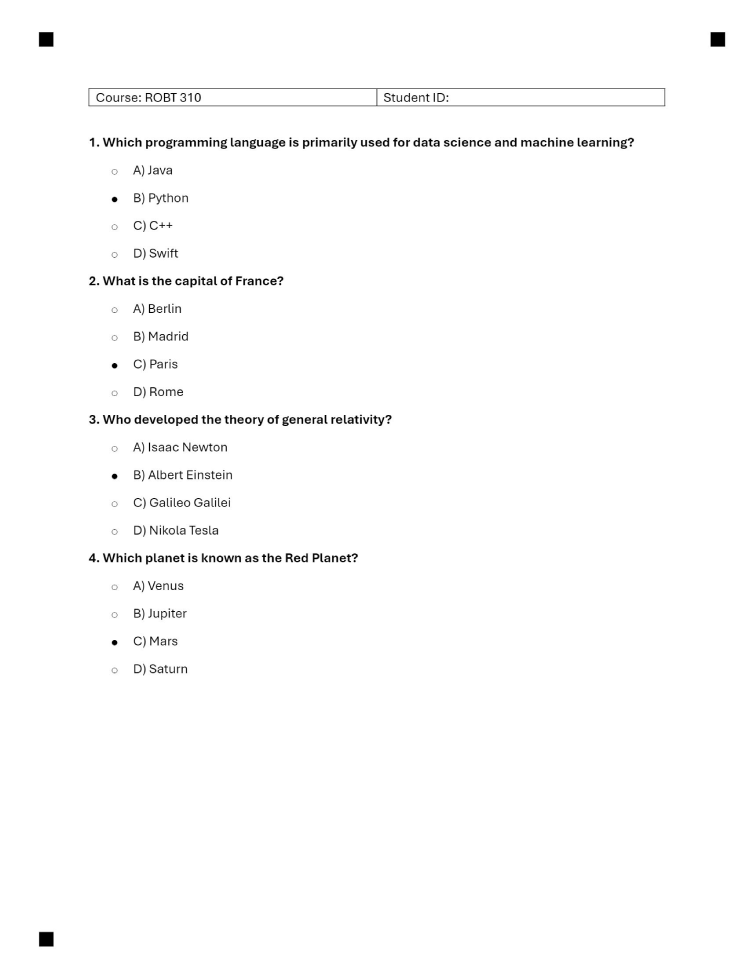
#> input picture correct.jpg, 3767 x 4873 px (shown at 1/5 size); the run also reads 1 picture not shown here
$ python main.py
#> lines starting #> are read from the running program, lines starting #| are printed output that depends on the picture; after the words box and inside, x2 and y2 are one past the last pixel; in counts of white or black regions, pixels touching at a corner belong together
import cv2
import numpy as np
import math

def distance(point1, point2):
    return math.sqrt((point1[0] - point2[0])**2 + (point1[1] - point2[1])**2)

def roi(origin_binary):
    contours, _ = cv2.findContours(origin_binary, cv2.RETR_EXTERNAL, cv2.CHAIN_APPROX_SIMPLE)

    black_squares = []
    for contour in contours:
        # Approximate the contour to a polygon
        epsilon = 0.02 * cv2.arcLength(contour, True)
        approx = cv2.approxPolyDP(contour, epsilon, True)

        # Check if the contour has 4 vertices (i.e., it is a square)
        if len(approx) == 4:
            # Calculate the area of the contour
            area = cv2.contourArea(contour)

            # Check if the area is within a reasonable range for a square
            if area > 100:  # Adjust this threshold based on your image
                black_squares.append(approx)

    centers = []
    for square in black_squares:
        M = cv2.moments(square)
        if M["m00"] != 0:
            cX = int(M["m10"] / M["m00"])
            cY = int(M["m01"] / M["m00"])
            centers.append((cX, cY))

    if not centers:
        return [-1,-1,-1,-1]
    centers = np.array(centers)
    x_min = int(np.min(centers[:, 0]))
    y_min = int(np.min(centers[:, 1]))
    x_max = int(np.max(centers[:, 0]))
    y_max = int(np.max(centers[:, 1]))
    return {'x_min': x_min, 'y_min': y_min, 'x_max': x_max, 'y_max': y_max}


def read_origin(origin_path):
    correct_answers = []

    origin = cv2.imread(origin_path)
    origin_gray = cv2.cvtColor(origin, cv2.COLOR_BGR2GRAY)
    _, origin_binary = cv2.threshold(origin_gray, 50, 255, cv2.THRESH_BINARY_INV)
    roi_result = roi(origin_binary)

    cv2.rectangle(origin, (roi_result['x_min'], roi_result['y_min']), (roi_result['x_max'], roi_result['y_max']), (0, 0, 255), 2)
    cropped_origin = origin[roi_result['y_min']:roi_result['y_max'], roi_result['x_min']:roi_result['x_max']]
    cropped_origin_binary = origin_binary[roi_result['y_min']:roi_result['y_max'], roi_result['x_min']:roi_result['x_max']]

    contours, _ = cv2.findContours(cropped_origin_binary, cv2.RETR_EXTERNAL, cv2.CHAIN_APPROX_SIMPLE)
    white_dots = []
    for contour in contours:
        area = cv2.contourArea(contour)
        if 440 < area < 480:
            perimeter = cv2.arcLength(contour, True)
            circularity = 4 * np.pi * area / (perimeter * perimeter)

            if 0.4 <= circularity <= 0.9:
                white_dots.append(contour)

    for dot in white_dots:
        (x, y), radius = cv2.minEnclosingCircle(dot)
        center = (int(x), int(y))
        radius = int(radius) + 10
        correct_answers.append({'center': center, 'radius': radius})
        cv2.circle(cropped_origin, center, radius + 10, (255, 255, 0), 4)
    cv2.imwrite('origin_cropped.jpg', cropped_origin)

    return {'correct_answers': correct_answers, 'roi': roi_result}


def read_student(student_path):
    student_answers = []
    student = cv2.imread(student_path)
    student_gray = cv2.cvtColor(student, cv2.COLOR_BGR2GRAY)
    _, student_binary = cv2.threshold(student_gray, 50, 255, cv2.THRESH_BINARY_INV)
    roi_result = roi(student_binary)

    cv2.rectangle(student, (roi_result['x_min'], roi_result['y_min']), (roi_result['x_max'], roi_result['y_max']),
                  (0, 0, 255), 2)
    cropped_student = student[roi_result['y_min']:roi_result['y_max'], roi_result['x_min']:roi_result['x_max']]
    cropped_student_binary = student_binary[roi_result['y_min']:roi_result['y_max'],
                            roi_result['x_min']:roi_result['x_max']]

    contours, _ = cv2.findContours(cropped_student_binary, cv2.RETR_EXTERNAL, cv2.CHAIN_APPROX_SIMPLE)
    white_dots = []
    for contour in contours:
        area = cv2.contourArea(contour)
        if 440 < area < 480:
            perimeter = cv2.arcLength(contour, True)
            circularity = 4 * np.pi * area / (perimeter * perimeter)

            if 0.4 <= circularity <= 0.9:
                white_dots.append(contour)

    for dot in white_dots:
        (x, y), radius = cv2.minEnclosingCircle(dot)
        center = (int(x), int(y))
        radius = int(radius) + 10
        student_answers.append({'center': center, 'radius': radius})
        cv2.circle(cropped_student, center, radius + 10, (255, 255, 0), 4)
    cv2.imwrite('student_cropped.jpg', cropped_student)

    return {'student_answers': student_answers, 'roi': roi_result}


def score(correct_answers,student_answers, roi_origin, roi_stundent, origin, student):

    origin = cv2.imread(origin)
    student = cv2.imread(student)
    cropped_origin = origin[roi_origin['y_min']:roi_origin['y_max'], roi_origin['x_min']:roi_origin['x_max']]
    cropped_student = student[roi_stundent['y_min']:roi_stundent['y_max'], roi_stundent['x_min']:roi_stundent['x_max']]
    difference = cv2.subtract(cropped_origin, cropped_student)
    difference_gray = cv2.cvtColor(difference, cv2.COLOR_BGR2GRAY)

    contours, _ = cv2.findContours(difference_gray, cv2.RETR_EXTERNAL, cv2.CHAIN_APPROX_SIMPLE)

    circle_count = 0
    for contour in contours:

        epsilon = 0.02 * cv2.arcLength(contour, True)
        approx = cv2.approxPolyDP(contour, epsilon, True)
        if len(approx) > 3:
            (x, y), radius = cv2.minEnclosingCircle(contour)
            center = (int(x), int(y))
            radius = int(radius)
            area = cv2.contourArea(contour)
            if 10 < area < 600:
                cv2.circle(difference, center, radius, (0, 255, 0), 4)
                circle_count += 1

    # Check if student circles are within any correct circle
    inside_occurrences = []
    for s_index, s_circle in enumerate(student_answers):
        for c_index, c_circle in enumerate(correct_answers):
            dist = distance(s_circle['center'], c_circle['center'])
            if dist <= c_circle['radius']:
                inside_occurrences.append((s_index, c_index))  # Save indices of student and correct circles

    print(f"Number of incorrect answers detected: {circle_count}")
    print(f"Number of correct answers detected: {len(inside_occurrences)}")

    if len(inside_occurrences) == len(correct_answers) - circle_count:
        return len(inside_occurrences)
    else:
        return max(len(inside_occurrences), len(correct_answers) - circle_count)


def main():
    correct_path = 'correct.jpg'
    student_path = 'student.jpg'
    origin_analyze = read_origin(correct_path)
#> in read_origin, origin is the input picture: shape (4873, 3767, 3); min 0, max 255, mean 252.2
#> in read_origin, `_, origin_binary = cv2.threshold(origin_gray, 50, 255, cv2.THRESH_BINA..`:
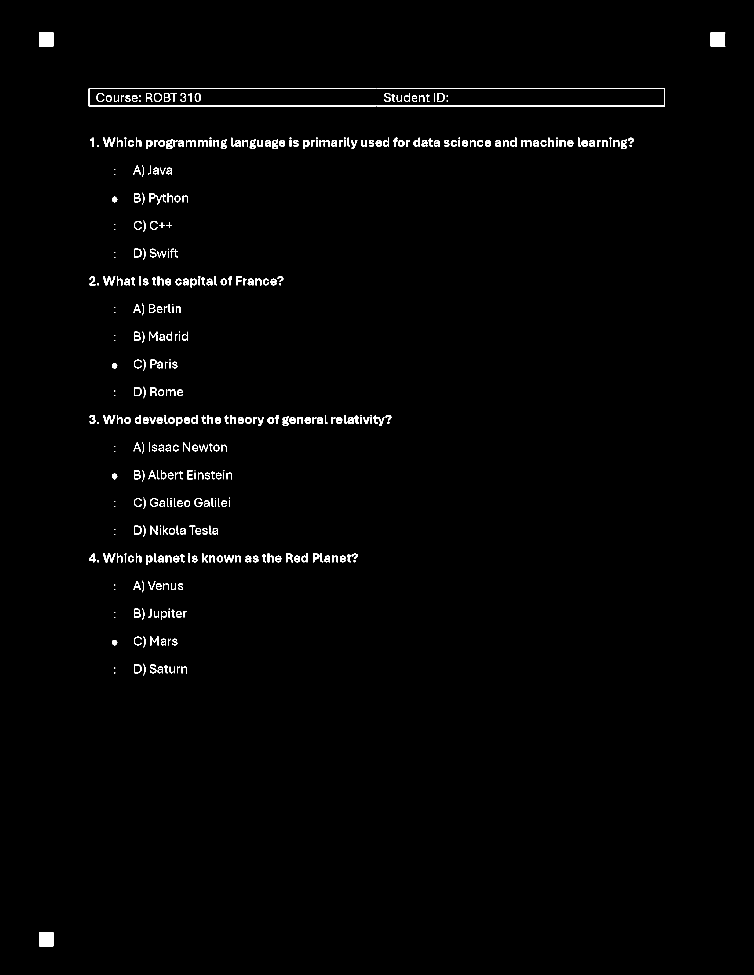
#> origin_binary: shape (4873, 3767) (shown at 1/5 size); 0.8% white; 465 white regions (62 under 20 px)
#> in roi, `contours, _ = cv2.findContours(origin_binary, cv2.RETR_EXTERNAL, cv2.C..`: contours = 465 contours, 71 with area under 20; largest, box (x1, y1, x2, y2) and area: (444, 443, 3325, 531) 5926, (3554, 162, 3626, 232) 4766, (196, 4661, 266, 4731) 4761, (196, 162, 266, 232) 4761, (770, 465, 809, 509) 1309
#> the loop in roi, `for contour in contours:` made 465 passes
#> (epsilon, approx, area) on passes 1, 10, 32: (5.52, [[196, 4661], [196, 4730], [265, 4730], [265, 4661]], 4761), (1.38, [[871, 3333], [871, 3356], [869, 3360], [872, 3365]], 39), (1.44, [[844, 3055], [844, 3087], [848, 3087], [848, 3055]], 128)
#> (epsilon, area) on passes 71, 77, 87, 105, 110, 179: (1.52, 192), (1.4, 96), (1.95, 191), (1.36, 64), (1.82, 46), (1.88, 172)
#> after the loop in roi, `for contour in contours:`: black_squares = 14 contours; largest, box (x1, y1, x2, y2) and area: (3554, 162, 3626, 232) 4830, (196, 4661, 266, 4731) 4761, (196, 162, 266, 232) 4761, (943, 2778, 950, 2811) 192, (1801, 2086, 1808, 2119) 192
#> the loop in roi, `for square in black_squares:` made 14 passes
#> (square, cX, cY) on passes 1 to 10: ([[196, 4661], [196, 4730], [265, 4730], [265, 4661]], 230, 4695), ([[844, 3055], [844, 3087], [848, 3087], [848, 3055]], 846, 3071), ([[943, 2778], [943, 2810], [949, 2810], [949, 2778]], 946, 2794), ([[1012, 2767], [1012, 2810], [1015, 2810], [1017, 2770]], 1014, 2787), ([[745, 2213], [745, 2256], [749, 2256], [749, 2213]], 747, 2234), ([[1801, 2086], [1801, 2118], [1807, 2118], [1807, 2086]], 1804, 2102), ([[697, 1393], [697, 1425], [703, 1425], [703, 1393]], 700, 1409), ([[3050, 700], [3050, 732], [3054, 732], [3054, 700]], 3052, 716), ([[2294, 700], [2294, 732], [2299, 732], [2299, 700]], 2296, 716), ([[1449, 700], [1449, 732], [1455, 732], [1455, 700]], 1452, 716)
#> after the loop in roi, `for square in black_squares:`: centers = [(230, 4695), (846, 3071), (946, 2794), (1014, 2787), (747, 2234), (1804, 2102), (700, 1409), (3052, 716), (2296, 716), (1452, 716), (1052, 716), (950, 472), (3589, 196), (230, 196)]
#> in roi, `centers = np.array(centers)`: centers = 14 rows, first 8: [230, 4695], [846, 3071], [946, 2794], [1014, 2787], [747, 2234], [1804, 2102], [700, 1409], [3052, 716]
#> in roi, `x_min = int(np.min(centers[:, 0]))`: x_min = 230
#> in roi, `y_min = int(np.min(centers[:, 1]))`: y_min = 196
#> in roi, `x_max = int(np.max(centers[:, 0]))`: x_max = 3589
#> in roi, `y_max = int(np.max(centers[:, 1]))`: y_max = 4695
#> in read_origin, `roi_result = roi(origin_binary)`: roi_result = {'x_min': 230, 'y_min': 196, 'x_max': 3589, 'y_max': 4695}
#> in read_origin, `cropped_origin = origin[roi_result['y_min']:roi_result['y_max'], roi_r..`:
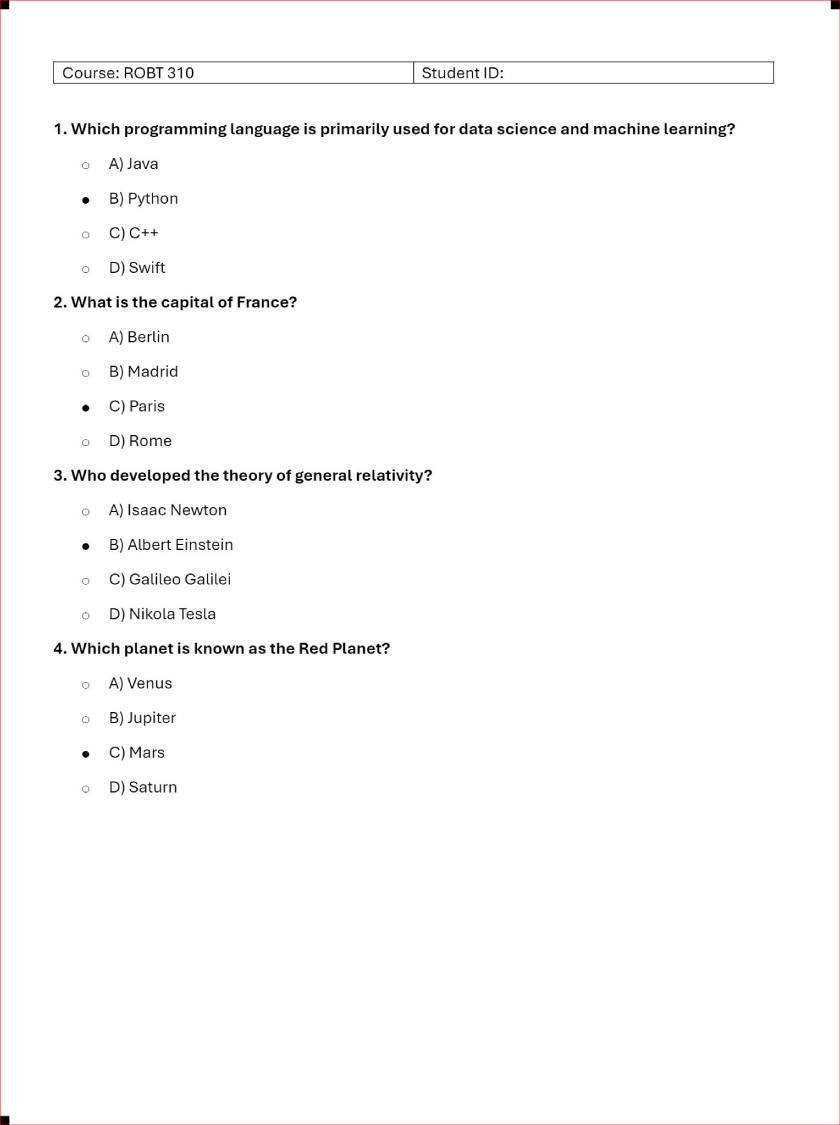
#> cropped_origin: shape (4499, 3359, 3) (shown at 1/4 size); mean B, G, R 251.4, 251.4, 251.8
#> in read_origin, `cropped_origin_binary = origin_binary[roi_result['y_min']:roi_result['..`:
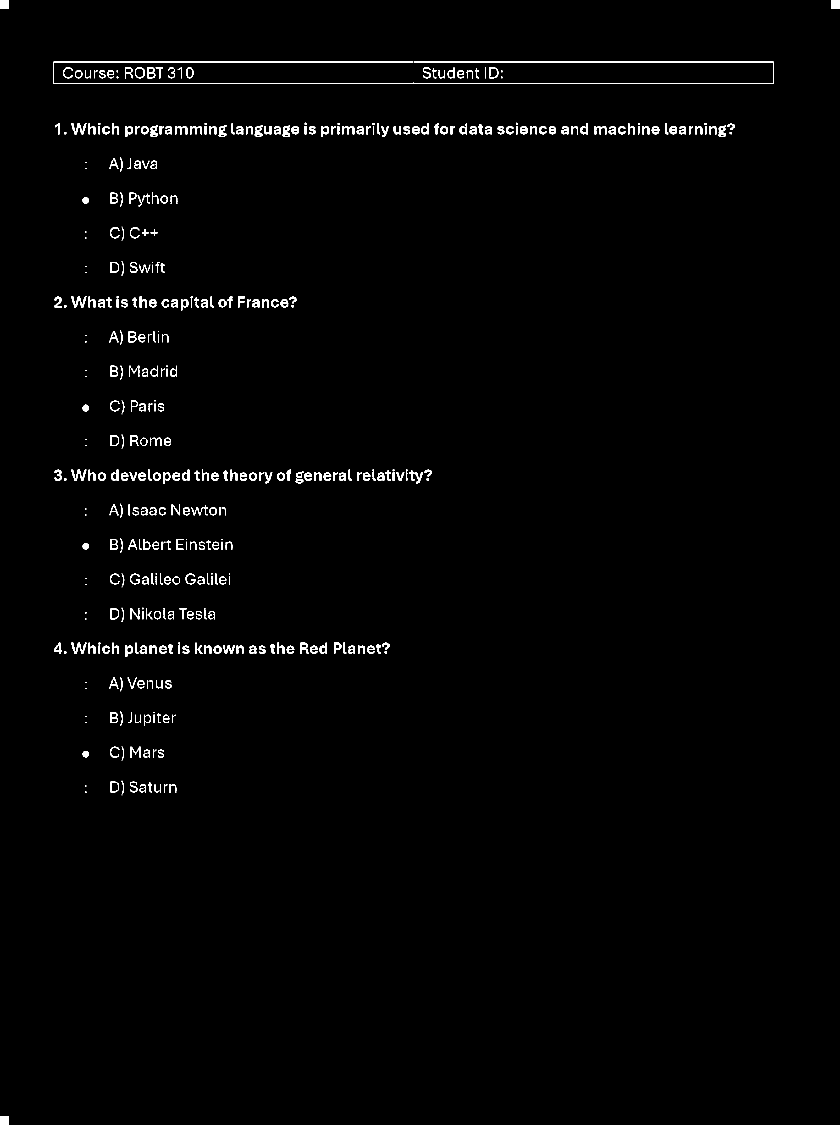
#> cropped_origin_binary: shape (4499, 3359) (shown at 1/4 size); 0.9% white; 465 white regions (62 under 20 px)
#> in read_origin, `contours, _ = cv2.findContours(cropped_origin_binary, cv2.RETR_EXTERNA..`: contours = 465 contours, 71 with area under 20; largest, box (x1, y1, x2, y2) and area: (214, 247, 3095, 335) 5926, (540, 269, 579, 313) 1309, (1958, 269, 1993, 313) 1270, (443, 2433, 476, 2477) 1231, (443, 1048, 476, 1092) 1227
#> the loop in read_origin, `for contour in contours:` made 465 passes
#> (area, perimeter, circularity) on passes 19, 51, 144, 161, 180, 240, 274, 298, 306, 329, 348: (457.5, 87.01, 0.759), (473, 174.3, 0.196), (446, 79.6, 0.885), (479, 168.3, 0.213), (466.5, 168.9, 0.206), (466, 83.25, 0.845), (466, 176.3, 0.188), (445, 172.5, 0.188), (451, 217.6, 0.12), (469, 83.25, 0.85), (477, 174.3, 0.197)
#> area on passes 4, 7, 9, 10, 11, 12: 57.5, 224.5, 36, 39, 57.5, 113
#> after the loop in read_origin, `for contour in contours:`: white_dots = 4 contours; box (x1, y1, x2, y2) and area: (330, 788, 356, 815) 469, (330, 1619, 356, 1646) 466, (330, 3004, 356, 3031) 458, (330, 2173, 356, 2197) 446
#> the loop in read_origin, `for dot in white_dots:` made 4 passes
#> (x, y, radius, center) on passes 1 to 4: (342.3, 3017.1, 23, (342, 3017)), (342.5, 2185.1, 22, (342, 2185)), (342.5, 1632, 23, (342, 1632)), (342.5, 801, 23, (342, 801))
#> after the loop in read_origin, `for dot in white_dots:`: correct_answers = 4 items
#> origin_analyze = 2 items
    student_analyze = read_student(student_path)
#> in read_student, `_, student_binary = cv2.threshold(student_gray, 50, 255, cv2.THRESH_BI..`: student_binary: shape (4873, 3767); 0.85% white; 473 white regions (61 under 20 px)
#> in roi (call 2), `contours, _ = cv2.findContours(origin_binary, cv2.RETR_EXTERNAL, cv2.C..`: contours = 473 contours, 70 with area under 20; largest, box (x1, y1, x2, y2) and area: (444, 443, 3325, 531) 5926, (3554, 162, 3626, 232) 4766, (196, 4661, 266, 4731) 4761, (196, 162, 266, 232) 4761, (2340, 457, 2382, 510) 1684
#> the loop in roi (call 2), `for contour in contours:` made 473 passes
#> the loop in roi (call 2), `for square in black_squares:` made 14 passes
#> in read_student, `cropped_student_binary = student_binary[roi_result['y_min']:roi_result..`:
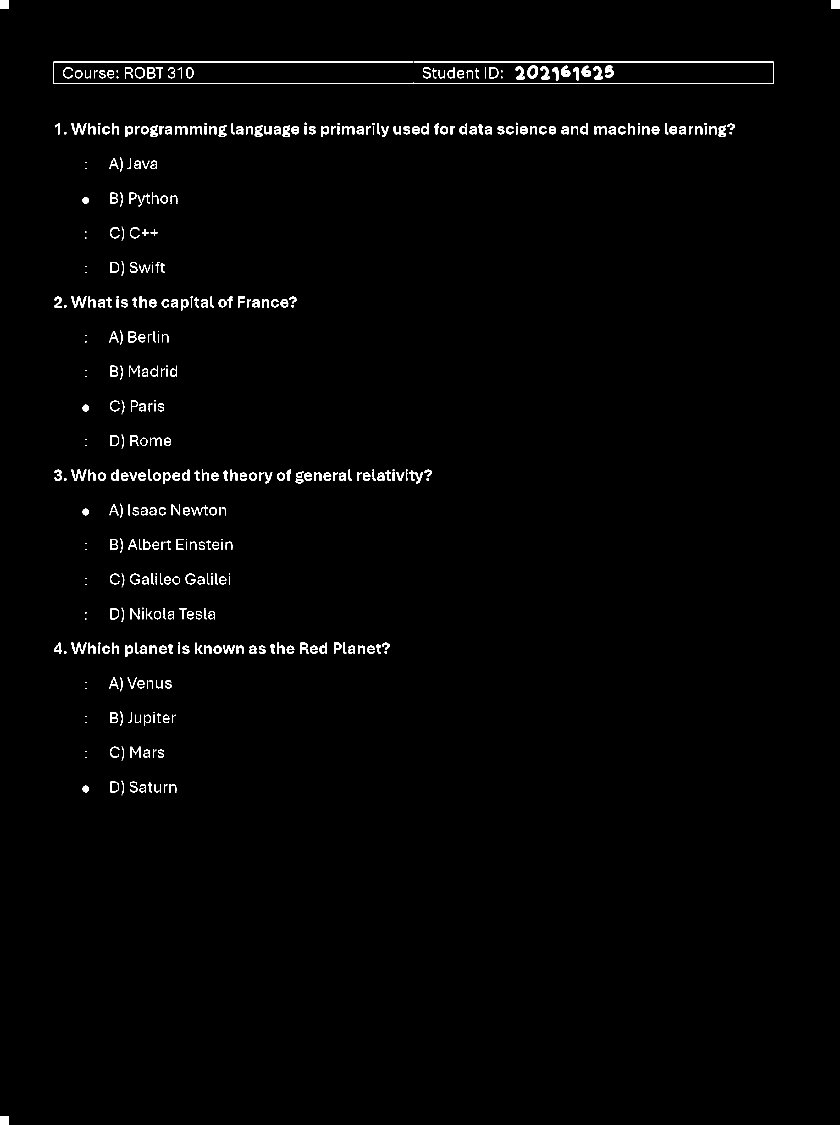
#> cropped_student_binary: shape (4499, 3359) (shown at 1/4 size); 0.96% white; 473 white regions (61 under 20 px)
#> in read_student, `contours, _ = cv2.findContours(cropped_student_binary, cv2.RETR_EXTERN..`: contours = 473 contours, 70 with area under 20; largest, box (x1, y1, x2, y2) and area: (214, 247, 3095, 335) 5926, (2110, 261, 2152, 314) 1684, (540, 269, 579, 313) 1309, (1958, 269, 1993, 313) 1270, (443, 2433, 476, 2477) 1231
#> the loop in read_student, `for contour in contours:` made 473 passes
#> area on passes 3, 6, 8, 9, 10, 11, 12, 13, 14, 15, 18, 20: 57.5, 224.5, 36, 39, 57.5, 113, 148.5, 253.5, 1216, 76, 56, 151
#> after the loop in read_student, `for contour in contours:`: white_dots = 4 contours; box (x1, y1, x2, y2) and area: (330, 3143, 356, 3170) 469, (330, 788, 356, 815) 469, (330, 1619, 356, 1646) 466, (330, 2035, 356, 2061) 465
#> the loop in read_student, `for dot in white_dots:` made 4 passes
#> (y, radius, center) on passes 1 to 4: (3156, 23, (342, 3156)), (2047.5, 22, (342, 2047)), (1632, 23, (342, 1632)), (801, 23, (342, 801))
#> after the loop in read_student, `for dot in white_dots:`: student_answers = 4 items
#> student_analyze = 2 items
    result = score(origin_analyze['correct_answers'], student_analyze['student_answers'], origin_analyze['roi'], student_analyze['roi'], correct_path, student_path)
#> in score, `difference = cv2.subtract(cropped_origin, cropped_student)`:
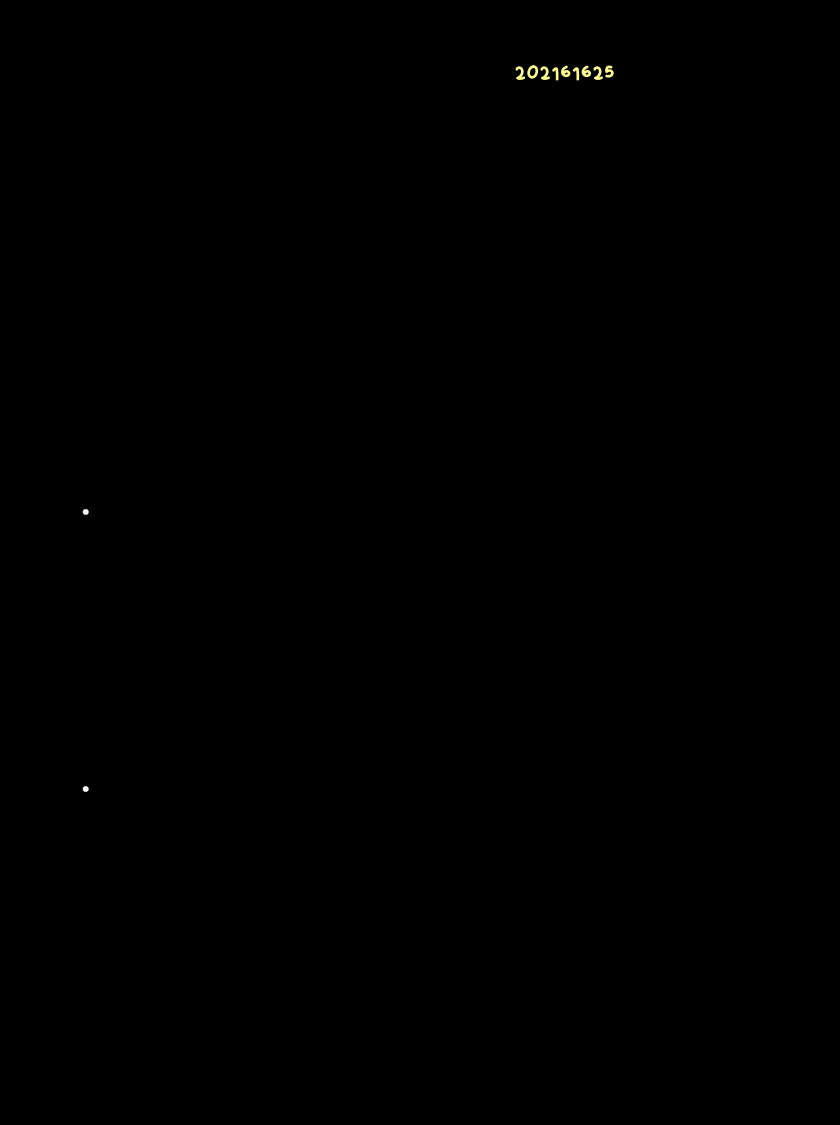
#> difference: shape (4499, 3359, 3) (shown at 1/4 size); mean B, G, R 0.1, 0.2, 0.2
#> in score, `contours, _ = cv2.findContours(difference_gray, cv2.RETR_EXTERNAL, cv2..`: contours = 269 contours, 258 with area under 20; largest, box (x1, y1, x2, y2) and area: (2106, 259, 2155, 317) 2012, (2418, 258, 2457, 313) 1345, (2160, 260, 2201, 322) 1334, (2323, 260, 2366, 312) 1331, (2240, 260, 2283, 311) 1312
#> the loop in score, `for contour in contours: ` made 269 passes
#> (epsilon, x, y, radius, center, area, circle_count) on pass 12: (1.91, 343.3, 3155.8, 13, (343, 3155), 502.5, 1)
#> contour on passes 26 to 31: [[361, 3016]], [[358, 3014]], [[357, 3012]], [[354, 3009]], [[331, 3009]], [[360, 3008]]
#| Number of incorrect answers detected: 2
    print(f"Number of correct answers: {result}")
#| Number of correct answers: 2


if __name__ == "__main__":
    main()
